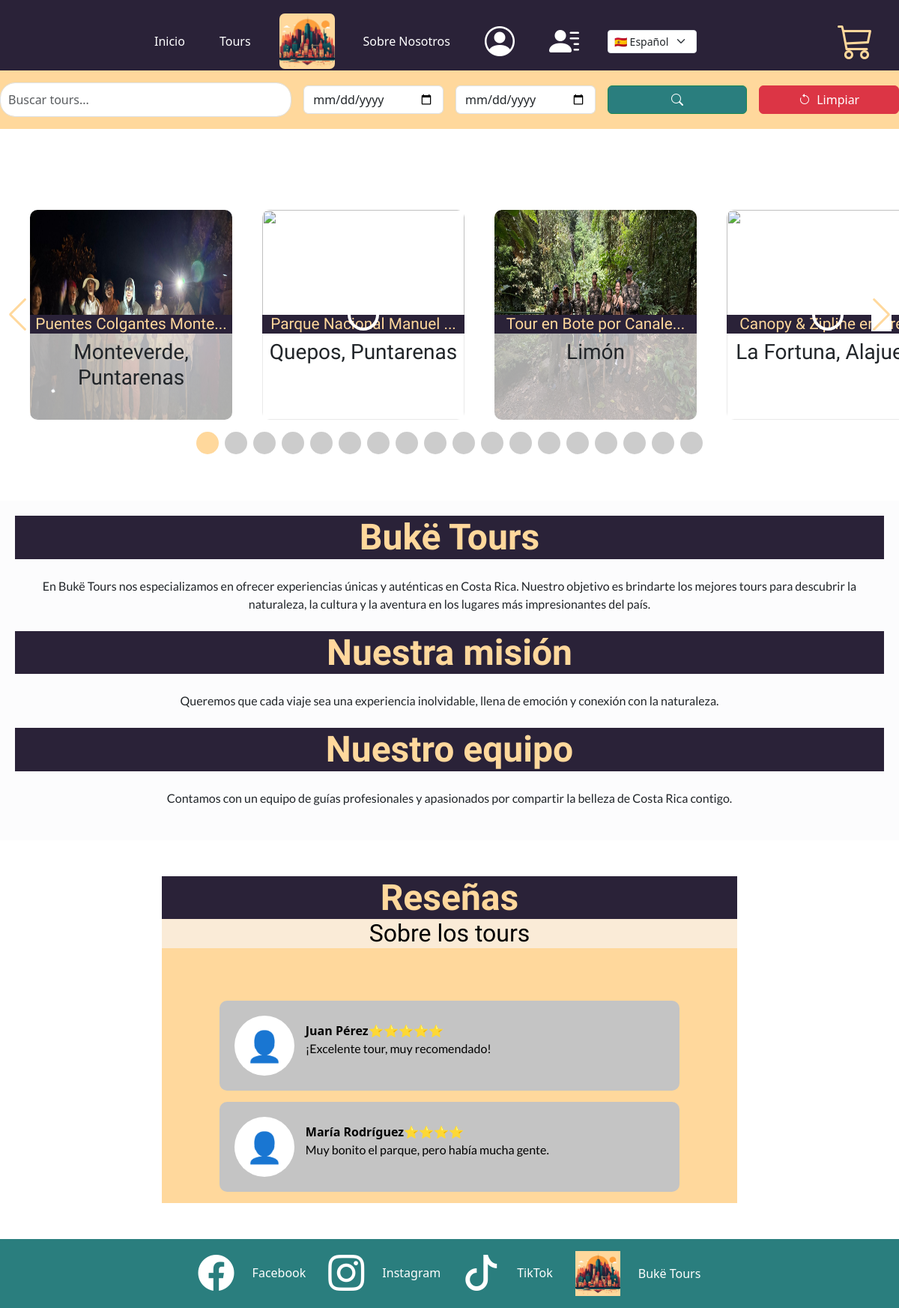
The page / on the database its author committed.
### tables this page shows
CREATE TABLE tour (
  id INT UNSIGNED NOT NULL AUTO_INCREMENT,
  sku VARCHAR(130) NOT NULL,
  title VARCHAR(150) NOT NULL,
  location VARCHAR(150) NOT NULL,
  category VARCHAR(50) NOT NULL,
  price_usd DECIMAL(10,2) NOT NULL,
  cupon_code VARCHAR(50) NULL,
  cupon_discount INT DEFAULT 0,
  rating DECIMAL(3,1) NOT NULL,
  duration_hours DECIMAL(4,1) NOT NULL,
  discount INT NOT NULL,
  img VARCHAR(500) NOT NULL,
  description VARCHAR(500) NOT NULL,
  iframe TEXT NULL,
  created_at TIMESTAMP DEFAULT CURRENT_TIMESTAMP,
  updated_at TIMESTAMP DEFAULT CURRENT_TIMESTAMP ON UPDATE CURRENT_TIMESTAMP,
  adults_limit   INT UNSIGNED NOT NULL DEFAULT 0,
  children_limit INT UNSIGNED NOT NULL DEFAULT 0,
  PRIMARY KEY (id),
  UNIQUE KEY uq_tours_sku (sku)
);

CREATE TABLE feedback (
  id INT UNSIGNED NOT NULL AUTO_INCREMENT,
  score INT NOT NULL DEFAULT 1,
  tour_id INT UNSIGNED NOT NULL,
  customer_id INT UNSIGNED NOT NULL,
  full_name VARCHAR(200) NOT NULL,
  comment VARCHAR(200) NOT NULL,
  status ENUM('Aprobada','Denegada', 'Pendiente') NOT NULL,
  PRIMARY KEY (id),
   CONSTRAINT fk_feedback_customer_id
    FOREIGN KEY (customer_id)
    REFERENCES customer(id)
    ON DELETE RESTRICT
    ON UPDATE CASCADE,
  CONSTRAINT fk_feedback_tour_id
    FOREIGN KEY (tour_id)
    REFERENCES tour(id)
    ON DELETE RESTRICT
    ON UPDATE CASCADE
);

### config.php (called while the page is built, shortened)
<?php
include 'php/components/navbar.php';
?>

### index.php (the view, shortened to what this page needs)
<?php
$html_lang = $_SESSION['lang'];
$mysqli = openConnection();
$sqlTours = 'SELECT * FROM tour';
$toursDisponibles= $mysqli->prepare($sqlTours);
$toursDisponibles->execute();
$toursResult = $toursDisponibles->get_result();
?>
<!DOCTYPE html>
<html lang="<?php echo $html_lang; ?>">
  <head>
    <link rel="stylesheet" href="https://cdn.jsdelivr.net/npm/swiper@11/swiper-bundle.min.css" />
    <link rel="stylesheet" href="/Buke-Tours/assets/css/slider.css" type="text/css" />
    <link rel="stylesheet" href="/Buke-Tours/assets/css/profile.css" />
    <?php
      include './php/styles/common-styles.php';
    ?>
  </head>
  <body>
   <?php
   require_once 'config.php';
   ?>
    <main class="w-100">
      <div class="form-group mb-5 bg-yellow-light pb-3">
          <form
            id="search-form"
            class="row g-3 align-items-center justify-content-center"
          >
            <div class="col-12 col-md-4">
              <input
                class="barra-busqueda form-control"
                placeholder="<?php echo $lang['Buscar_Tour'];?>"
                type="text"
                id="search-input"
              />
            </div>
            <div class="col-12 col-sm-6 col-md-2">
              <input
                type="date"
                class="form-control"
                id="check-in-date"
                name="check_in_date"
                min="<?php echo date('Y-m-d'); ?>"
                placeholder="<?php echo $lang['check_in_label']; ?>"
              />
            </div>
            <div class="col-12 col-sm-6 col-md-2">
              <input
                type="date"
                class="form-control"
                id="check-out-date"
                name="check_out_date"
                min="<?php echo date('Y-m-d'); ?>"
                placeholder="<?php echo $lang['check_out_label']; ?>"
              />
            </div>
            <div class="col-12 col-md-2 d-grid">
              <button type="submit" id="btn-search" class="btn btn-success">
                <i class="bi bi-search"></i>
              </button>
            </div>
            <div class="col-12 col-md-2 d-grid">
              <button
                type="button"
                id="btn-clear-home-search"
                class="btn btn-danger"
              >
                <i class="bi bi-arrow-counterclockwise me-1"></i>
                <?php echo $lang['btn_clear']; ?>
              </button>
            </div>
          </form>
        </div>
      <section>
        <div
          style="
            --swiper-navigation-color: #fff;
            --swiper-pagination-color: #fff;
          "
          id="swiper-slider-tours"
          class="swiper slider-tours"
        >
          <article class="swiper-wrapper">
            <?php
                    if ($toursResult) {
                        while ($fila = $toursResult->fetch_assoc()):
                        ?>
                        <div class="swiper-slide">
                            <div class="overlay-effect position-absolute">
                            <h1 style="color: #ffd89c;background: #2a2238;">
                                <?php echo strlen($fila['title']) <= 23 ? $fila['title'] : substr($fila['title'], 0, 23) . "..."; ?>
                            </h1>
                            <h3>
                                <?php echo strlen($fila['location']) <= 23 ? $fila['location'] : substr($fila['location'], 0, 23) . "..."; ?>
                            </h3>
                            </div>
                            <div
                              class="swiper-lazy-preloader swiper-lazy-preloader-white"
                            ></div>
                          </div>
                        <?php
                        endwhile;
                      }
                        ?>
          </article>
          <div class="swiper-button-next"></div>
          <div class="swiper-button-prev"></div>
          <div class="swiper-pagination"></div>
        </div>
      </section>
      <section class="content bg-light-subtle bg-opacity-75 mt-5">
        <article class="hero">
          <h1 class="titulo">Bukë Tours</h1>
          <p class="m-4">
           <?php echo $lang['informacion'] ?? "At Bukë Tours, we specialize in offering unique and
                    authentic experiences in Costa Rica. Our goal is to provide you with the
                    best tours to discover the nature, culture, and adventure in the country's
                    most impressive locations."; ?>
          </p>
        </article>
        <article class="rectangle-bbf6cb004687">
          <h2 class="titulo"><?php echo $lang['mision_titulo'] ?? 'Nuestra misión'; ?></h2>
          <p class="m-4">
            <?php echo $lang['nuestra_mision'] ?? 'Queremos que cada viaje sea una experiencia inolvidable, llena de
                        emoción y conexión con la naturaleza.'; ?>
          </p>
          <h2 class="titulo"><?php echo $lang['equipo'] ?? 'Nuestro equipo'; ?></h2>
          <p class="m-4">
            <?php echo $lang['nuestro_equipo'] ?? 'Contamos con un equipo de guías profesionales y apasionados por
                        compartir la belleza de Costa Rica contigo.'; ?>
          </p>
        </article>
      </section>
      <section
        class="main-content bg-buke-tours mx-auto my-5 profile-form-section"
        style="max-width: 768px"
      >
        <h1 class="titulo"><?php echo $lang['resenas'] ?? 'Reseñas'; ?></h1>
        <h2 class="subtitulo  w-100"><?php echo $lang['sobre_tours'] ?? 'Sobre los tours'; ?></h2>
        <?php
         include './php/components/reviews-list.php';
        ?>
      </section>
    </main>
    <?php
    include './php/components/footer.php';
    ?>
  </body>
</html>

### php/styles/common-styles.php (shortened to what this page needs)
<link href="https://cdn.jsdelivr.net/npm/bootstrap@5.3.8/dist/css/bootstrap.min.css" rel="stylesheet" />
<link rel="stylesheet" href="https://cdn.jsdelivr.net/npm/bootstrap-icons@1.13.1/font/bootstrap-icons.min.css" />
<link rel="stylesheet" href="/Buke-Tours/assets/css/main.css" type="text/css" />
<link rel="stylesheet" href="/Buke-Tours/assets/css/cart.css" type="text/css" />
<link rel="stylesheet" href="https://cdn.jsdelivr.net/npm/flag-icons/css/flag-icons.min.css" />

### php/components/navbar.php (shortened to what this page needs)
<nav class="barra-navegadora navbar navbar-expand-lg">
  <div class="container-fluid">
    <div class="collapse navbar-collapse" id="navbarNav">
      <ul class="navbar-nav m-auto">
        <li class="nav-item barra-navegadora-li">
          <a href="/Buke-Tours/" class="nav-link"><?php echo $lang['inicio'] ?? 'Inicio'; ?></a>
        </li>
        <li class="nav-item barra-navegadora-li">
          <a href="/Buke-Tours/tours/" class="nav-link"><?php echo $lang['tours'] ?? 'Tours'; ?></a>
        </li>
        <li class="nav-item barra-navegadora-li">
          <a href="/Buke-Tours/"
            >
            <img class="logo" src="/Buke-Tours/assets/img/logo.png" alt="Buke Tours Logo" title="Buke Tours Logo" />
        </a>
        </li>
        <li class="nav-item barra-navegadora-li">
          <a href="/Buke-Tours/about-us/" class="nav-link"><?php echo $lang['sobre_nosotros'] ?? 'Sobre Nosotros'; ?></a>
        </li>
        <?php
        if(!isset($_SESSION['userId'])){
          ?>
        <li class="nav-item barra-navegadora-li">
          <a href="/Buke-Tours/auth/login/" class="nav-link" title="<?php echo $lang['iniciar_sesion']; ?>"
            ><i class="bi bi-person-circle display-6"></i
          ></a>
        </li>
        <?php
        } ?>
        <li class="nav-item barra-navegadora-li">
          <a href="/Buke-Tours/contact/" class="nav-link" title="<?php echo $lang['contacto']; ?>"><i class="display-6 bi bi-person-lines-fill"></i></a>
        </li>
          <li class="nav-item barra-navegadora-li d-flex align-items-center">
            <select id="language-switcher" class="form-select form-select-sm">
                <option value="es" <?php if (isset($_SESSION['lang']) && $_SESSION['lang'] == 'es') echo 'selected'; ?>>🇪🇸 Español</option>
            </select>
        </li>
      </ul>
    </div>
    <button
      id="shopping-cart"
      class="btn btn-light position-relative"
      type="button"
      data-bs-toggle="modal"
      data-bs-target="#cartModal"
    >
      <i class="bi bi-cart3 display-5"></i>
    </button>
  </div>
</nav>

### php/components/reviews-list.php (shortened to what this page needs)
<?php
$mysqli = openConnection();
$sqlReviews = "SELECT * FROM feedback WHERE status = 'Aprobada';";
$reviewsAprobadas = $mysqli->prepare($sqlReviews);
$reviewsAprobadas->execute();
$reviewsResult = $reviewsAprobadas->get_result();
require_once __DIR__ . '/../helpers/get-score.php';
?>
<article class="resenas-container">
    <?php
    if ($reviewsResult) {
        while ($filaReview = $reviewsResult->fetch_assoc()):
    ?>
    <div class="resena">
        <div class="icono">👤</div>
        <div class="text-start">
        <div class="fw-bold">
            <?php
            echo $filaReview['full_name'];
            echo getScore($filaReview['score']);
            ?>
        </div>
        <p><?php echo $filaReview['comment'];?></p>
        </div>
    </div>
<?php
        endwhile;
    }
?>
</article>

### php/helpers/get-score.php (shortened to what this page needs)
<?php
function getScore($score){
    $scoreParsed = (int)$score;
    switch ($scoreParsed) {
        case 3:
            echo "<span class='estrellas'>⭐⭐⭐</span>";
            break;
        case 4:
            echo "<span class='estrellas'>⭐⭐⭐⭐</span>";
            break;
        case 5:
            echo "<span class='estrellas'>⭐⭐⭐⭐⭐</span>";
            break;
    }
}
?>

### php/components/footer.php (shortened to what this page needs)
<footer>
  <nav>
      <ul class="footer-redes py-3">
        <li class="footer-redes-li">
          <a
            href="https://www.facebook.com/"
            target="_blank"
            class="d-flex align-items-center"
            title="Buke Tours Facebook"
          >
            <i class="bi bi-facebook display-5"></i
            ><span class="d-none d-md-block ps-4">Facebook</span></a
          >
        </li>
        <li class="footer-redes-li">
          <a
            href="https://www.instagram.com/unguiaencostarica"
            target="_blank"
            class="d-flex align-items-center"
            title="Buke Tours Instagram"
            ><i class="bi bi-instagram display-5"></i
            ><span class="d-none d-md-block ps-4">Instagram</span></a
          >
        </li>
        <li class="footer-redes-li">
          <a
            href="https://www.tiktok.com/@unguiaencostarica"
            target="_blank"
            class="d-flex align-items-center"
            title="Buke Tours TikTok"
            ><i class="bi bi-tiktok display-5"></i
            ><span class="d-none d-md-block ps-4">TikTok</span></a
          >
        </li>
        <li class="footer-redes-li">
          <a
            href="/Buke-Tours"
            title="Buke Tours Logo"
            target="_self"
            class="d-flex align-items-center"
          >
            <img
              class="logo-footer"
              src="/Buke-Tours/assets/img/logo.png"
              alt="Buke Tours Logo"
              title="Buke Tours Logo"
            /><span class="d-none d-md-block ps-4">Bukë Tours</span></a
          >
        </li>
      </ul>
  </nav>
</footer>

### assets/css/slider.css (style rules this page uses)
.swiper-wrapper { height: 320px; padding: 40px; }
.swiper { width: 100%; height: 100%; background: #fff; }
.swiper-slide { text-align: center; font-size: 18px; }
.swiper-slide h1 { font-size: 1.3rem !important; }
.swiper-button-next, .swiper-button-prev { background: #fff; }
.swiper-slide .overlay-effect { top: 160px; background: #ffffffa8; width: 100%; transition: all ease-in-out 0.5s; }
.swiper-slide h1 { font-size: 1.8rem; }

### assets/css/main.css (style rules this page uses)
body { text-align: center; margin: 0; padding: 0; background: url("../img/fondo.png"); background-size: cover; background-repeat: no-repeat; display: flex; flex-direction: column; height: 100vh; background-attachment: fixed; }
body, main, nav, footer { width: 100%; }
main { z-index: 1; }
footer { z-index: 90; top: 92%; position: sticky; }
h1, h2, h3, h4, h5, h6 { font-family: "Gabarito", serif; }
p { font-family: "Lato", serif; }
html, body { position: relative; height: 100%; overflow-x: hidden; }
body { margin: 0 auto; padding: 0; }
.bg-yellow-light { background: #ffd89c !important; }
.swiper-button-next, .swiper-button-prev, #shopping-cart { color: #ffd89c !important; }
.bg-buke-tours, .swiper-pagination-bullet-active, .btn-danger-buke-tours { background: #ffd89c !important; border: #e0b678 !important; color: #000 !important; }
.btn-success { background-color: #2a7e7e !important; }
.navbar, .barra-navegadora { background-color: #2a2238 !important; padding: 10px; display: flex; justify-content: space-around; align-items: center; color: white; }
.nav-item a { color: #fff; display: flex; flex-direction: column; justify-content: center; align-items: center; height: 90px; text-align: center; }
.barra-navegadora { text-align: center; width: 100%; }
.barra-navegadora-li { display: inline; padding: 0 15px; }
.logo { width: 74px; border-radius: 7px; vertical-align: middle; }
.titulo { color: #ffd89c; font-size: 48px; font-weight: bold; width: 100%; margin: 0 auto; background: #2a2238; }
.barra-busqueda { padding: 10px; border-radius: 20px; }
.resenas-container { margin: 20px auto; width: 80%; padding: 50px 0; border-radius: 10px; height: 320px; overflow-y: scroll; }
.resena { display: flex; align-items: center; background-color: #c4c4c4; padding: 20px; border-radius: 10px; margin-bottom: 15px; }
.icono { width: 80px; height: 80px; background-color: white; border-radius: 50%; display: flex; align-items: center; justify-content: center; font-size: 40px; margin-right: 15px; }
.estrellas { color: gold; }
.footer-redes { background-color: #2a7e7e; color: white; text-align: center; display: flex; justify-content: center; bottom: 0; padding: 0px 0; width: 100%; margin-bottom: 0; }
.footer-redes-li { display: inline; margin: 0 15px; }
.footer-redes a { text-decoration: none; color: white; }
img.logo-footer { height: 60px; }
.content { max-width: 1200px; margin: 0 auto; padding: 20px; }
.subtitulo { background: antiquewhite; margin: 0 auto !important; text-align: center; width: 100%; }

### assets/css/cart.css (style rules this page uses)
#shopping-cart { background: transparent; box-shadow: none; border: none; }

### rows shown on the page
tour: title "Puentes Colgantes Monte", location "Monteverde, Puntarenas"
tour: title "Parque Nacional Manuel", location "Quepos, Puntarenas"
tour: title "Tour en Bote por Canale", location "Limón"
tour: title "Canopy & Zipline en…", location "La Fortuna,…"
feedback: full_name "Juan Pérez", comment "¡Excelente tour, muy recomendado!"
feedback: full_name "María Rodríguez", comment "Muy bonito el parque, pero había mucha gente."

### other values the page prints
$lang['inicio'] "Inicio"
$lang['tours'] "Tours"
$lang['sobre_nosotros'] "Sobre Nosotros"
$lang['btn_clear'] "Limpiar"
$lang['mision_titulo'] "Nuestra misión"
$lang['nuestra_mision'] "Queremos que cada viaje sea una experiencia inolvidable, llena de emoción y conexión con la naturaleza."
$lang['equipo'] "Nuestro equipo"
$lang['nuestro_equipo'] "Contamos con un equipo de guías profesionales y apasionados por compartir la belleza de Costa Rica contigo."
$lang['resenas'] "Reseñas"
$lang['sobre_tours'] "Sobre los tours"
